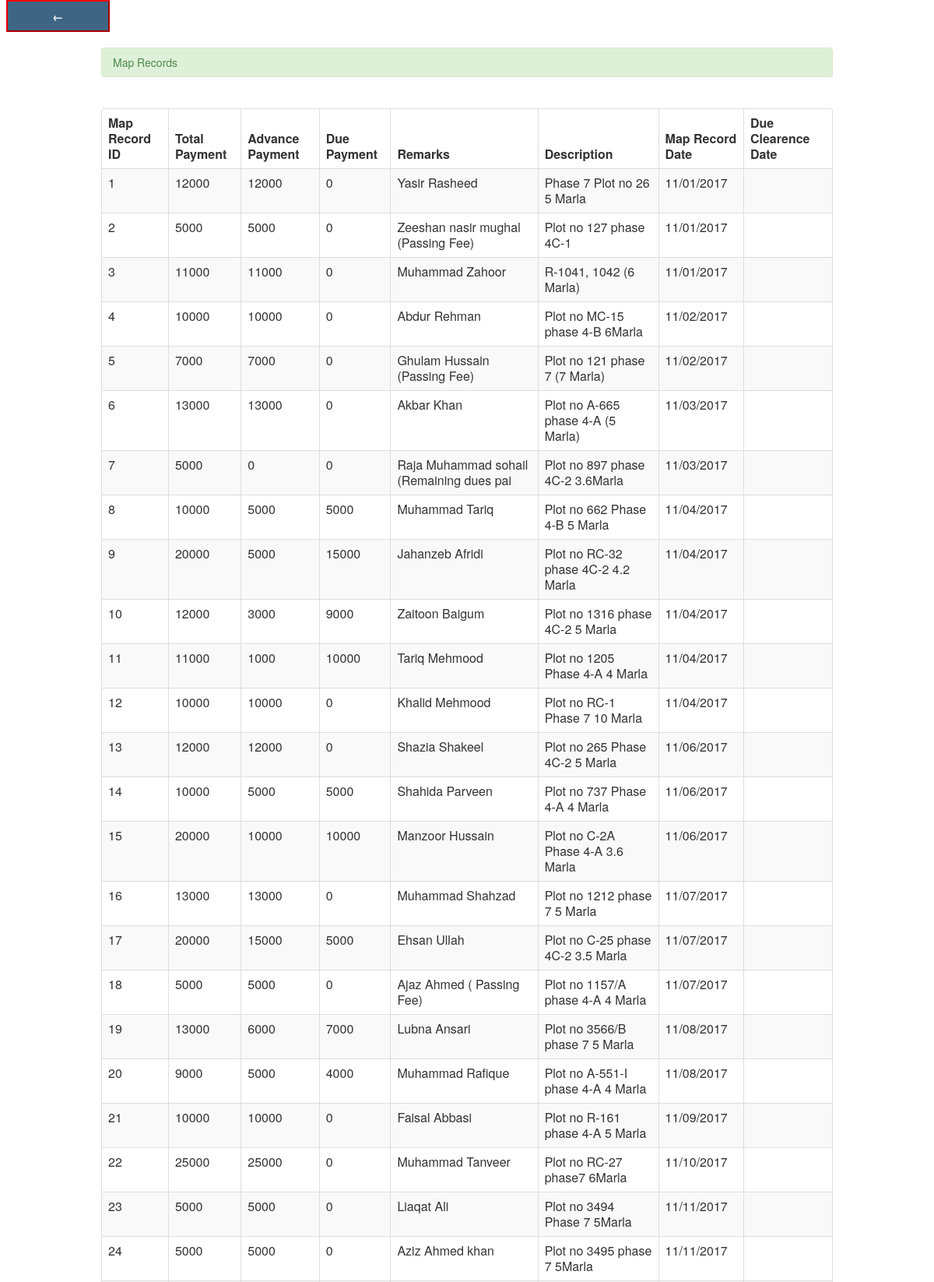
Page /pages/view_maprecord.php (upper part) on the committed database.
### tables this page shows
CREATE TABLE IF NOT EXISTS `map_record` (
  `map_Id` int(11) NOT NULL AUTO_INCREMENT,
  `m_totalpayment` varchar(12) NOT NULL,
  `m_advancepayment` varchar(12) NOT NULL,
  `m_duepayment` varchar(12) NOT NULL,
  `remarks` varchar(40) NOT NULL,
  `description` varchar(150) NOT NULL,
  `m_date` varchar(15) NOT NULL,
  `dp_date` varchar(15) DEFAULT NULL,
  PRIMARY KEY (`map_Id`)
);

### pages/view_maprecord.php (the view, shortened to what this page needs)
<head>
</head>
<?php
include('header.php');
?>
<body>
<a class="auto-style5" href="index_view1.php"><strong><span class="auto-style6">
<input class="auto-style7" style="border-bottom-color: #FF0000; border-color: #FF0000; width: 133px; height: 41px; border-left-color: #FF0000; border-right-color: #FF0000; border-top-color: #FF0000;" type="button" value="&#8592;"></span></strong></a><br>
<br>
<div class="container">
  <div class="alert alert-success">Map Records</div>
<br />
	     <table  class="table table-striped table-bordered">
                            <thead>
                                <tr>
                                    <th>Map Record ID</th>
                                    <th>Total Payment</th>
                                    <th>Advance Payment</th>
                                    <th>Due Payment</th>
                                    <th>Remarks</th>
                                    <th>Description</th>
                                    <th>Map Record Date</th>
                                     <th>Due Clearence Date</th>
                                </tr>
                            </thead>
                            <tbody>
							<?php
							$query=mysql_query("select * from map_record ORDER BY map_Id")or die(mysql_error());
							while($row=mysql_fetch_array($query)){
							?>
										<tr>
                                         <td><?php echo $row['map_Id'] ?></td>
                                         <td><?php echo $row['m_totalpayment'] ?></td>
                                         <td><?php echo $row['m_advancepayment'] ?></td>
                                         <td><?php echo $row['m_duepayment'] ?></td>
                                         <td><?php echo $row['remarks'] ?></td>
                                         <td><?php echo $row['description'] ?></td>
                                         <td><?php echo $row['m_date'] ?></td>
                                          <td><?php echo $row['dp_date'] ?></td>
                                </tr>
						          <?php } ?>
                            </tbody>
                        </table>
</div>
</body>
</html>

### pages/view_maprecord.php (style rules this page uses)
.auto-style5 { text-decoration: none; }
.auto-style6 { font-size: xx-large; }
.auto-style7 { color: #FFFFFF; font-weight: bold; background-color: #3E6684; }

### rows in the picture
map_record: map_Id "1", m_totalpayment "12000", m_advancepayment "12000", m_duepayment "0", remarks "Yasir Rasheed", description "Phase 7 Plot no 26 5 Marla", m_date "11/01/2017"
map_record: map_Id "2", m_totalpayment "5000", m_advancepayment "5000", m_duepayment "0", remarks "Zeeshan nasir mughal (Passing Fee)", description "Plot no 127 phase 4C-1", m_date "11/01/2017"
map_record: map_Id "3", m_totalpayment "11000", m_advancepayment "11000", m_duepayment "0", remarks "Muhammad Zahoor", description "R-1041, 1042 (6 Marla)", m_date "11/01/2017"
map_record: map_Id "4", m_totalpayment "10000", m_advancepayment "10000", m_duepayment "0", remarks "Abdur Rehman", description "Plot no MC-15 phase 4-B 6Marla", m_date "11/02/2017"
map_record: map_Id "5", m_totalpayment "7000", m_advancepayment "7000", m_duepayment "0", remarks "Ghulam Hussain (Passing Fee)", description "Plot no 121 phase 7 (7 Marla)", m_date "11/02/2017"
map_record: map_Id "6", m_totalpayment "13000", m_advancepayment "13000", m_duepayment "0", remarks "Akbar Khan", description "Plot no A-665 phase 4-A (5 Marla)", m_date "11/03/2017"
map_record: map_Id "7", m_totalpayment "5000", m_advancepayment "0", m_duepayment "0", remarks "Raja Muhammad sohail (Remaining dues pai", description "Plot no 897 phase 4C-2 3.6Marla", m_date "11/03/2017"
map_record: map_Id "8", m_totalpayment "10000", m_advancepayment "5000", m_duepayment "5000", remarks "Muhammad Tariq", description "Plot no 662 Phase 4-B 5 Marla", m_date "11/04/2017"
map_record: map_Id "9", m_totalpayment "20000", m_advancepayment "5000", m_duepayment "15000", remarks "Jahanzeb Afridi", description "Plot no RC-32 phase 4C-2 4.2 Marla", m_date "11/04/2017"
map_record: map_Id "10", m_totalpayment "12000", m_advancepayment "3000", m_duepayment "9000", remarks "Zaitoon Baigum", description "Plot no 1316 phase 4C-2 5 Marla", m_date "11/04/2017"
map_record: map_Id "11", m_totalpayment "11000", m_advancepayment "1000", m_duepayment "10000", remarks "Tariq Mehmood", description "Plot no 1205 Phase 4-A 4 Marla", m_date "11/04/2017"
map_record: map_Id "12", m_totalpayment "10000", m_advancepayment "10000", m_duepayment "0", remarks "Khalid Mehmood", description "Plot no RC-1 Phase 7 10 Marla", m_date "11/04/2017"
map_record: map_Id "13", m_totalpayment "12000", m_advancepayment "12000", m_duepayment "0", remarks "Shazia Shakeel", description "Plot no 265 Phase 4C-2 5 Marla", m_date "11/06/2017"
map_record: map_Id "14", m_totalpayment "10000", m_advancepayment "5000", m_duepayment "5000", remarks "Shahida Parveen", description "Plot no 737 Phase 4-A 4 Marla", m_date "11/06/2017"
map_record: map_Id "15", m_totalpayment "20000", m_advancepayment "10000", m_duepayment "10000", remarks "Manzoor Hussain", description "Plot no C-2A Phase 4-A 3.6 Marla", m_date "11/06/2017"
map_record: map_Id "16", m_totalpayment "13000", m_advancepayment "13000", m_duepayment "0", remarks "Muhammad Shahzad", description "Plot no 1212 phase 7 5 Marla", m_date "11/07/2017"
map_record: map_Id "17", m_totalpayment "20000", m_advancepayment "15000", m_duepayment "5000", remarks "Ehsan Ullah", description "Plot no C-25 phase 4C-2 3.5 Marla", m_date "11/07/2017"
map_record: map_Id "18", m_totalpayment "5000", m_advancepayment "5000", m_duepayment "0", remarks "Ajaz Ahmed ( Passing Fee)", description "Plot no 1157/A phase 4-A 4 Marla", m_date "11/07/2017"
map_record: map_Id "19", m_totalpayment "13000", m_advancepayment "6000", m_duepayment "7000", remarks "Lubna Ansari", description "Plot no 3566/B phase 7 5 Marla", m_date "11/08/2017"
map_record: map_Id "20", m_totalpayment "9000", m_advancepayment "5000", m_duepayment "4000", remarks "Muhammad Rafique", description "Plot no A-551-I phase 4-A 4 Marla", m_date "11/08/2017"
map_record: map_Id "21", m_totalpayment "10000", m_advancepayment "10000", m_duepayment "0", remarks "Faisal Abbasi", description "Plot no R-161 phase 4-A 5 Marla", m_date "11/09/2017"
map_record: map_Id "22", m_totalpayment "25000", m_advancepayment "25000", m_duepayment "0", remarks "Muhammad Tanveer", description "Plot no RC-27 phase7 6Marla", m_date "11/10/2017"
map_record: map_Id "23", m_totalpayment "5000", m_advancepayment "5000", m_duepayment "0", remarks "Liaqat Ali", description "Plot no 3494 Phase 7 5Marla", m_date "11/11/2017"
map_record: map_Id "24", m_totalpayment "5000", m_advancepayment "5000", m_duepayment "0", remarks "Aziz Ahmed khan", description "Plot no 3495 phase 7 5Marla", m_date "11/11/2017"
